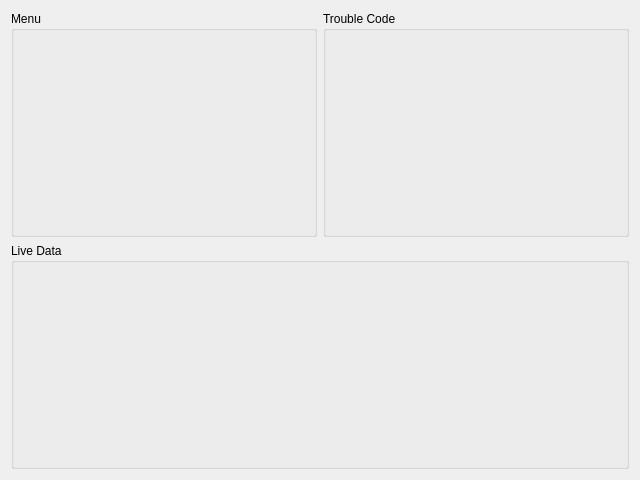
<?xml version="1.0" encoding="UTF-8"?>
<ui version="4.0">
 <class>GW250Widget</class>
 <widget class="QWidget" name="GW250Widget">
  <property name="geometry">
   <rect>
    <x>0</x>
    <y>0</y>
    <width>640</width>
    <height>480</height>
   </rect>
  </property>
  <property name="windowTitle">
   <string>Form</string>
  </property>
  <layout class="QGridLayout" name="gridLayout">
   <item row="0" column="0">
    <widget class="QGroupBox" name="groupBox">
     <property name="title">
      <string>Menu</string>
     </property>
     <layout class="QVBoxLayout" name="verticalLayout">
      <item>
       <widget class="MenuWidget" name="menuPage" native="true"/>
      </item>
     </layout>
    </widget>
   </item>
   <item row="0" column="1">
    <widget class="QGroupBox" name="groupBox_2">
     <property name="title">
      <string>Trouble Code</string>
     </property>
     <layout class="QVBoxLayout" name="verticalLayout_2">
      <item>
       <widget class="TroubleCodeWidget" name="troubleCodePage" native="true"/>
      </item>
     </layout>
    </widget>
   </item>
   <item row="1" column="0" colspan="2">
    <widget class="QGroupBox" name="groupBox_3">
     <property name="title">
      <string>Live Data</string>
     </property>
     <layout class="QVBoxLayout" name="verticalLayout_3">
      <item>
       <widget class="LiveDataWidget" name="liveDataPage" native="true"/>
      </item>
     </layout>
    </widget>
   </item>
  </layout>
 </widget>
 <customwidgets>
  <customwidget>
   <class>MenuWidget</class>
   <extends>QWidget</extends>
   <header>menuwidget.h</header>
   <container>1</container>
  </customwidget>
  <customwidget>
   <class>TroubleCodeWidget</class>
   <extends>QWidget</extends>
   <header>troublecodewidget.h</header>
   <container>1</container>
  </customwidget>
  <customwidget>
   <class>LiveDataWidget</class>
   <extends>QWidget</extends>
   <header>livedatawidget.h</header>
   <container>1</container>
  </customwidget>
 </customwidgets>
 <resources/>
 <connections/>
</ui>
